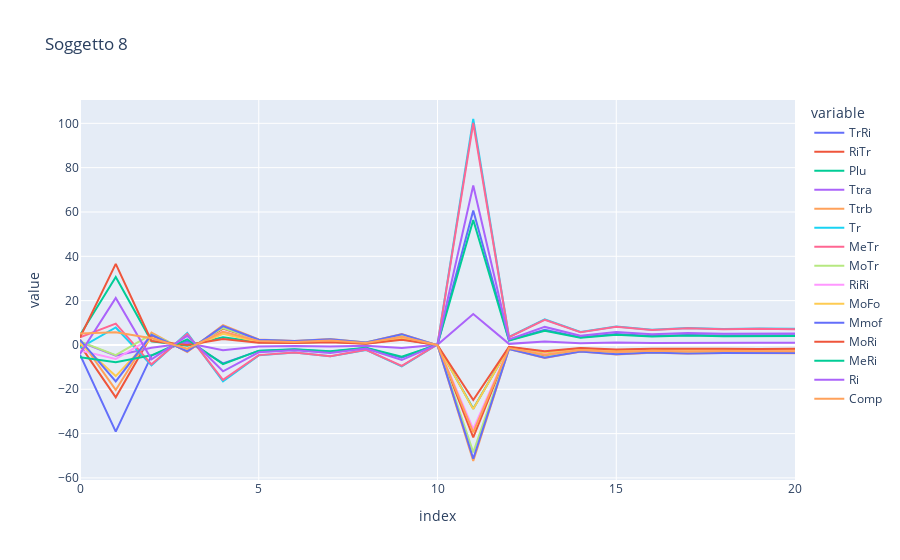
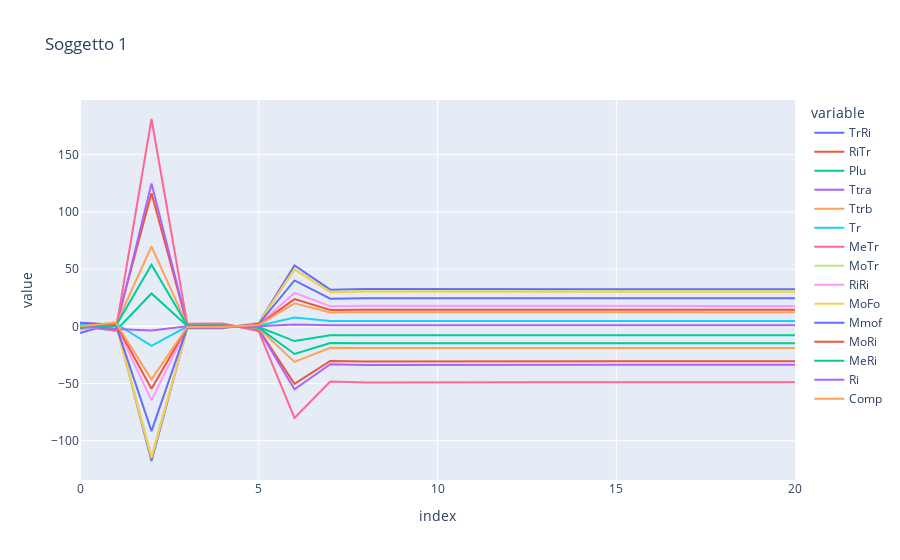
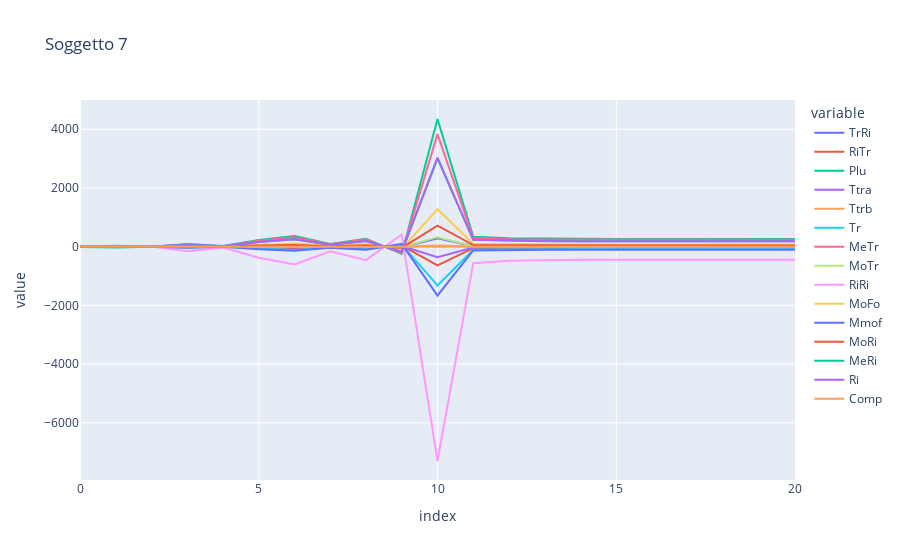
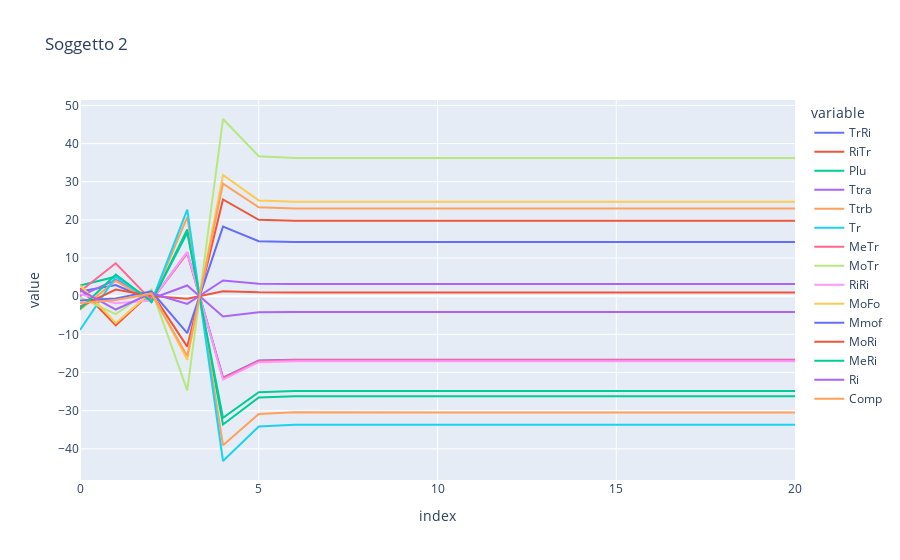

Write notebook code for charts like these, in order.
### Code cell
fig = px.line(df_evolve_8, title='Soggetto 8')
fig.show()
fig = px.line(df_evolve_1, title='Soggetto 1')
fig.show()
fig = px.line(df_evolve_7, title='Soggetto 7')
fig.show()
fig = px.line(df_evolve_2, title='Soggetto 2')
fig.show()
fig = px.line(df_evolve_6, title='Soggetto 6')
fig.show()

### Figure 1 — Plotly figure (JSON) as saved in the notebook; plotly's stock layout.template omitted (floating-point values rounded to 4 significant figures)
{"data": [{"hovertemplate": "variable=TrRi<br>index=%{x}<br>value=%{y}<extra></extra>", "legendgroup": "TrRi", "line": {"color": "#636efa", "dash": "solid"}, "marker": {"symbol": "circle"}, "mode": "lines", "name": "TrRi", "orientation": "v", "showlegend": true, "type": "scatter", "x": [0, 1, 2, 3, 4, 5, 6, 7, 8, 9, 10, 11, 12, 13, 14, 15, 16, 17, 18, 19, 20], "xaxis": "x", "y": [-4.407, -39.1, -4.831, 1.766, -8.32, -2.673, -2.046, -3.064, -1.341, -5.748, 0.1775, 60.7, 2.133, 6.868, 3.477, 4.97, 4.06, 4.536, 4.263, 4.412, 4.328], "yaxis": "y"}, {"hovertemplate": "variable=RiTr<br>index=%{x}<br>value=%{y}<extra></extra>", "legendgroup": "RiTr", "line": {"color": "#EF553B", "dash": "solid"}, "marker": {"symbol": "circle"}, "mode": "lines", "name": "RiTr", "orientation": "v", "showlegend": true, "type": "scatter", "x": [0, 1, 2, 3, 4, 5, 6, 7, 8, 9, 10, 11, 12, 13, 14, 15, 16, 17, 18, 19, 20], "xaxis": "x", "y": [-0.08222, -23.65, 4.352, -2.82, 7.399, 1.98, 1.42, 2.107, 0.9222, 3.953, -0.122, -41.74, -1.466, -4.723, -2.391, -3.418, -2.792, -3.119, -2.931, -3.034, -2.976], "yaxis": "y"}, {"hovertemplate": "variable=Plu<br>index=%{x}<br>value=%{y}<extra></extra>", "legendgroup": "Plu", "line": {"color": "#00cc96", "dash": "solid"}, "marker": {"symbol": "circle"}, "mode": "lines", "name": "Plu", "orientation": "v", "showlegend": true, "type": "scatter", "x": [0, 1, 2, 3, 4, 5, 6, 7, 8, 9, 10, 11, 12, 13, 14, 15, 16, 17, 18, 19, 20], "xaxis": "x", "y": [4.471, 30.67, 1.665, -0.3769, 3.42, 1.223, 0.9657, 1.452, 0.6356, 2.725, -0.08411, -28.77, -1.011, -3.255, -1.648, -2.356, -1.924, -2.15, -2.02, -2.091, -2.051], "yaxis": "y"}, {"hovertemplate": "variable=Ttra<br>index=%{x}<br>value=%{y}<extra></extra>", "legendgroup": "Ttra", "line": {"color": "#ab63fa", "dash": "solid"}, "marker": {"symbol": "circle"}, "mode": "lines", "name": "Ttra", "orientation": "v", "showlegend": true, "type": "scatter", "x": [0, 1, 2, 3, 4, 5, 6, 7, 8, 9, 10, 11, 12, 13, 14, 15, 16, 17, 18, 19, 20], "xaxis": "x", "y": [1.331, -4.866, -1.308, 0.845, -2.378, -0.6532, -0.4732, -0.7031, -0.3077, -1.319, 0.04072, 13.93, 0.4893, 1.576, 0.7978, 1.141, 0.9316, 1.041, 0.9781, 1.012, 0.9931], "yaxis": "y"}, {"hovertemplate": "variable=Ttrb<br>index=%{x}<br>value=%{y}<extra></extra>", "legendgroup": "Ttrb", "line": {"color": "#FFA15A", "dash": "solid"}, "marker": {"symbol": "circle"}, "mode": "lines", "name": "Ttrb", "orientation": "v", "showlegend": true, "type": "scatter", "x": [0, 1, 2, 3, 4, 5, 6, 7, 8, 9, 10, 11, 12, 13, 14, 15, 16, 17, 18, 19, 20], "xaxis": "x", "y": [2.554, -20.29, 5.552, -3.214, 8.988, 2.46, 1.78, 2.644, 1.157, 4.959, -0.1531, -52.36, -1.84, -5.925, -2.999, -4.288, -3.502, -3.913, -3.677, -3.806, -3.734], "yaxis": "y"}, {"hovertemplate": "variable=Tr<br>index=%{x}<br>value=%{y}<extra></extra>", "legendgroup": "Tr", "line": {"color": "#19d3f3", "dash": "solid"}, "marker": {"symbol": "circle"}, "mode": "lines", "name": "Tr", "orientation": "v", "showlegend": true, "type": "scatter", "x": [0, 1, 2, 3, 4, 5, 6, 7, 8, 9, 10, 11, 12, 13, 14, 15, 16, 17, 18, 19, 20], "xaxis": "x", "y": [-1.313, 7.901, -9.169, 5.379, -16.46, -4.701, -3.457, -5.147, -2.253, -9.656, 0.2981, 102.0, 3.582, 11.54, 5.84, 8.349, 6.819, 7.619, 7.16, 7.411, 7.27], "yaxis": "y"}, {"hovertemplate": "variable=MeTr<br>index=%{x}<br>value=%{y}<extra></extra>", "legendgroup": "MeTr", "line": {"color": "#FF6692", "dash": "solid"}, "marker": {"symbol": "circle"}, "mode": "lines", "name": "MeTr", "orientation": "v", "showlegend": true, "type": "scatter", "x": [0, 1, 2, 3, 4, 5, 6, 7, 8, 9, 10, 11, 12, 13, 14, 15, 16, 17, 18, 19, 20], "xaxis": "x", "y": [3.455, 9.621, -8.724, 4.923, -15.77, -4.583, -3.392, -5.055, -2.212, -9.483, 0.2927, 100.1, 3.518, 11.33, 5.736, 8.2, 6.697, 7.483, 7.032, 7.279, 7.14], "yaxis": "y"}, {"hovertemplate": "variable=MoTr<br>index=%{x}<br>value=%{y}<extra></extra>", "legendgroup": "MoTr", "line": {"color": "#B6E880", "dash": "solid"}, "marker": {"symbol": "circle"}, "mode": "lines", "name": "MoTr", "orientation": "v", "showlegend": true, "type": "scatter", "x": [0, 1, 2, 3, 4, 5, 6, 7, 8, 9, 10, 11, 12, 13, 14, 15, 16, 17, 18, 19, 20], "xaxis": "x", "y": [1.595, -4.587, 4.795, -2.366, 7.669, 2.223, 1.643, 2.448, 1.071, 4.592, -0.1418, -48.49, -1.704, -5.487, -2.778, -3.971, -3.243, -3.624, -3.406, -3.525, -3.458], "yaxis": "y"}, {"hovertemplate": "variable=RiRi<br>index=%{x}<br>value=%{y}<extra></extra>", "legendgroup": "RiRi", "line": {"color": "#FF97FF", "dash": "solid"}, "marker": {"symbol": "circle"}, "mode": "lines", "name": "RiRi", "orientation": "v", "showlegend": true, "type": "scatter", "x": [0, 1, 2, 3, 4, 5, 6, 7, 8, 9, 10, 11, 12, 13, 14, 15, 16, 17, 18, 19, 20], "xaxis": "x", "y": [-2.542, -6.363, 3.078, -1.964, 6.044, 1.743, 1.287, 1.917, 0.8391, 3.597, -0.111, -37.98, -1.334, -4.297, -2.175, -3.11, -2.54, -2.838, -2.667, -2.761, -2.708], "yaxis": "y"}, {"hovertemplate": "variable=MoFo<br>index=%{x}<br>value=%{y}<extra></extra>", "legendgroup": "MoFo", "line": {"color": "#FECB52", "dash": "solid"}, "marker": {"symbol": "circle"}, "mode": "lines", "name": "MoFo", "orientation": "v", "showlegend": true, "type": "scatter", "x": [0, 1, 2, 3, 4, 5, 6, 7, 8, 9, 10, 11, 12, 13, 14, 15, 16, 17, 18, 19, 20], "xaxis": "x", "y": [0.6959, -14.04, 3.199, -1.862, 5.063, 1.368, 0.9848, 1.462, 0.6398, 2.742, -0.08466, -28.96, -1.017, -3.276, -1.659, -2.371, -1.937, -2.164, -2.034, -2.105, -2.065], "yaxis": "y"}, {"hovertemplate": "variable=Mmof<br>index=%{x}<br>value=%{y}<extra></extra>", "legendgroup": "Mmof", "line": {"color": "#636efa", "dash": "solid"}, "marker": {"symbol": "circle"}, "mode": "lines", "name": "Mmof", "orientation": "v", "showlegend": true, "type": "scatter", "x": [0, 1, 2, 3, 4, 5, 6, 7, 8, 9, 10, 11, 12, 13, 14, 15, 16, 17, 18, 19, 20], "xaxis": "x", "y": [2.314, -16.48, 4.595, -2.908, 8.476, 2.383, 1.742, 2.592, 1.134, 4.863, -0.1501, -51.35, -1.804, -5.81, -2.941, -4.205, -3.434, -3.837, -3.606, -3.733, -3.661], "yaxis": "y"}, {"hovertemplate": "variable=MoRi<br>index=%{x}<br>value=%{y}<extra></extra>", "legendgroup": "MoRi", "line": {"color": "#EF553B", "dash": "solid"}, "marker": {"symbol": "circle"}, "mode": "lines", "name": "MoRi", "orientation": "v", "showlegend": true, "type": "scatter", "x": [0, 1, 2, 3, 4, 5, 6, 7, 8, 9, 10, 11, 12, 13, 14, 15, 16, 17, 18, 19, 20], "xaxis": "x", "y": [3.378, 36.59, 1.801, 0.03013, 2.646, 1.029, 0.8305, 1.252, 0.5482, 2.35, -0.07254, -24.81, -0.8718, -2.808, -1.421, -2.032, -1.66, -1.854, -1.743, -1.804, -1.769], "yaxis": "y"}, {"hovertemplate": "variable=MeRi<br>index=%{x}<br>value=%{y}<extra></extra>", "legendgroup": "MeRi", "line": {"color": "#00cc96", "dash": "solid"}, "marker": {"symbol": "circle"}, "mode": "lines", "name": "MeRi", "orientation": "v", "showlegend": true, "type": "scatter", "x": [0, 1, 2, 3, 4, 5, 6, 7, 8, 9, 10, 11, 12, 13, 14, 15, 16, 17, 18, 19, 20], "xaxis": "x", "y": [-5.567, -7.748, -4.666, 2.561, -8.647, -2.562, -1.909, -2.848, -1.247, -5.343, 0.1649, 56.42, 1.982, 6.384, 3.232, 4.62, 3.774, 4.216, 3.962, 4.101, 4.023], "yaxis": "y"}, {"hovertemplate": "variable=Ri<br>index=%{x}<br>value=%{y}<extra></extra>", "legendgroup": "Ri", "line": {"color": "#ab63fa", "dash": "solid"}, "marker": {"symbol": "circle"}, "mode": "lines", "name": "Ri", "orientation": "v", "showlegend": true, "type": "scatter", "x": [0, 1, 2, 3, 4, 5, 6, 7, 8, 9, 10, 11, 12, 13, 14, 15, 16, 17, 18, 19, 20], "xaxis": "x", "y": [-4.06, 21.17, -6.475, 4.087, -11.9, -3.341, -2.441, -3.632, -1.589, -6.813, 0.2103, 71.94, 2.527, 8.14, 4.121, 5.891, 4.812, 5.376, 5.052, 5.229, 5.13], "yaxis": "y"}, {"hovertemplate": "variable=Comp<br>index=%{x}<br>value=%{y}<extra></extra>", "legendgroup": "Comp", "line": {"color": "#FFA15A", "dash": "solid"}, "marker": {"symbol": "circle"}, "mode": "lines", "name": "Comp", "orientation": "v", "showlegend": true, "type": "scatter", "x": [0, 1, 2, 3, 4, 5, 6, 7, 8, 9, 10, 11, 12, 13, 14, 15, 16, 17, 18, 19, 20], "xaxis": "x", "y": [5.208, 5.757, 3.039, -1.707, 5.943, 1.783, 1.334, 1.992, 0.8718, 3.737, -0.1154, -39.45, -1.386, -4.464, -2.26, -3.231, -2.639, -2.949, -2.771, -2.868, -2.813], "yaxis": "y"}], "layout": {"legend": {"title": {"text": "variable"}, "tracegroupgap": 0}, "title": {"text": "Soggetto 8"}, "xaxis": {"anchor": "y", "domain": [0, 1], "title": {"text": "index"}}, "yaxis": {"anchor": "x", "domain": [0, 1], "title": {"text": "value"}}}}

### Figure 2 — Plotly figure (JSON) as saved in the notebook; plotly's stock layout.template omitted (floating-point values rounded to 4 significant figures)
{"data": [{"hovertemplate": "variable=TrRi<br>index=%{x}<br>value=%{y}<extra></extra>", "legendgroup": "TrRi", "line": {"color": "#636efa", "dash": "solid"}, "marker": {"symbol": "circle"}, "mode": "lines", "name": "TrRi", "orientation": "v", "showlegend": true, "type": "scatter", "x": [0, 1, 2, 3, 4, 5, 6, 7, 8, 9, 10, 11, 12, 13, 14, 15, 16, 17, 18, 19, 20], "xaxis": "x", "y": [-5.96, 3.351, -117.7, -1.453, -1.658, 2.863, 53.23, 32.06, 32.59, 32.49, 32.48, 32.48, 32.48, 32.48, 32.48, 32.48, 32.48, 32.48, 32.48, 32.48, 32.48], "yaxis": "y"}, {"hovertemplate": "variable=RiTr<br>index=%{x}<br>value=%{y}<extra></extra>", "legendgroup": "RiTr", "line": {"color": "#EF553B", "dash": "solid"}, "marker": {"symbol": "circle"}, "mode": "lines", "name": "RiTr", "orientation": "v", "showlegend": true, "type": "scatter", "x": [0, 1, 2, 3, 4, 5, 6, 7, 8, 9, 10, 11, 12, 13, 14, 15, 16, 17, 18, 19, 20], "xaxis": "x", "y": [-2.167, -0.04201, 116.4, 1.373, 1.564, -2.7, -50.22, -30.24, -30.74, -30.65, -30.64, -30.64, -30.64, -30.64, -30.64, -30.64, -30.64, -30.64, -30.64, -30.64, -30.64], "yaxis": "y"}, {"hovertemplate": "variable=Plu<br>index=%{x}<br>value=%{y}<extra></extra>", "legendgroup": "Plu", "line": {"color": "#00cc96", "dash": "solid"}, "marker": {"symbol": "circle"}, "mode": "lines", "name": "Plu", "orientation": "v", "showlegend": true, "type": "scatter", "x": [0, 1, 2, 3, 4, 5, 6, 7, 8, 9, 10, 11, 12, 13, 14, 15, 16, 17, 18, 19, 20], "xaxis": "x", "y": [0.0616, -3.748, 28.72, 0.3517, 0.4023, -0.6938, -12.9, -7.77, -7.899, -7.875, -7.873, -7.872, -7.872, -7.872, -7.872, -7.872, -7.872, -7.872, -7.872, -7.872, -7.872], "yaxis": "y"}, {"hovertemplate": "variable=Ttra<br>index=%{x}<br>value=%{y}<extra></extra>", "legendgroup": "Ttra", "line": {"color": "#ab63fa", "dash": "solid"}, "marker": {"symbol": "circle"}, "mode": "lines", "name": "Ttra", "orientation": "v", "showlegend": true, "type": "scatter", "x": [0, 1, 2, 3, 4, 5, 6, 7, 8, 9, 10, 11, 12, 13, 14, 15, 16, 17, 18, 19, 20], "xaxis": "x", "y": [2.579, -2.982, 124.8, 1.504, 1.715, -2.961, -55.06, -33.16, -33.71, -33.6, -33.6, -33.59, -33.59, -33.59, -33.59, -33.59, -33.59, -33.59, -33.59, -33.59, -33.59], "yaxis": "y"}, {"hovertemplate": "variable=Ttrb<br>index=%{x}<br>value=%{y}<extra></extra>", "legendgroup": "Ttrb", "line": {"color": "#FFA15A", "dash": "solid"}, "marker": {"symbol": "circle"}, "mode": "lines", "name": "Ttrb", "orientation": "v", "showlegend": true, "type": "scatter", "x": [0, 1, 2, 3, 4, 5, 6, 7, 8, 9, 10, 11, 12, 13, 14, 15, 16, 17, 18, 19, 20], "xaxis": "x", "y": [3.227, 0.9493, 69.78, 0.8507, 0.9695, -1.674, -31.13, -18.75, -19.06, -19.0, -19.0, -18.99, -18.99, -18.99, -18.99, -18.99, -18.99, -18.99, -18.99, -18.99, -18.99], "yaxis": "y"}, {"hovertemplate": "variable=Tr<br>index=%{x}<br>value=%{y}<extra></extra>", "legendgroup": "Tr", "line": {"color": "#19d3f3", "dash": "solid"}, "marker": {"symbol": "circle"}, "mode": "lines", "name": "Tr", "orientation": "v", "showlegend": true, "type": "scatter", "x": [0, 1, 2, 3, 4, 5, 6, 7, 8, 9, 10, 11, 12, 13, 14, 15, 16, 17, 18, 19, 20], "xaxis": "x", "y": [1.461, 2.503, -17.07, -0.2114, -0.2407, 0.4158, 7.732, 4.656, 4.734, 4.719, 4.718, 4.717, 4.717, 4.717, 4.717, 4.717, 4.717, 4.717, 4.717, 4.717, 4.717], "yaxis": "y"}, {"hovertemplate": "variable=MeTr<br>index=%{x}<br>value=%{y}<extra></extra>", "legendgroup": "MeTr", "line": {"color": "#FF6692", "dash": "solid"}, "marker": {"symbol": "circle"}, "mode": "lines", "name": "MeTr", "orientation": "v", "showlegend": true, "type": "scatter", "x": [0, 1, 2, 3, 4, 5, 6, 7, 8, 9, 10, 11, 12, 13, 14, 15, 16, 17, 18, 19, 20], "xaxis": "x", "y": [0.4622, -3.816, 181.2, 2.188, 2.495, -4.307, -80.1, -48.23, -49.04, -48.88, -48.87, -48.87, -48.87, -48.87, -48.87, -48.87, -48.87, -48.87, -48.87, -48.87, -48.87], "yaxis": "y"}, {"hovertemplate": "variable=MoTr<br>index=%{x}<br>value=%{y}<extra></extra>", "legendgroup": "MoTr", "line": {"color": "#B6E880", "dash": "solid"}, "marker": {"symbol": "circle"}, "mode": "lines", "name": "MoTr", "orientation": "v", "showlegend": true, "type": "scatter", "x": [0, 1, 2, 3, 4, 5, 6, 7, 8, 9, 10, 11, 12, 13, 14, 15, 16, 17, 18, 19, 20], "xaxis": "x", "y": [-1.05, 3.919, -113.5, -1.368, -1.56, 2.693, 50.09, 30.16, 30.66, 30.57, 30.56, 30.56, 30.56, 30.56, 30.56, 30.56, 30.56, 30.56, 30.56, 30.56, 30.56], "yaxis": "y"}, {"hovertemplate": "variable=RiRi<br>index=%{x}<br>value=%{y}<extra></extra>", "legendgroup": "RiRi", "line": {"color": "#FF97FF", "dash": "solid"}, "marker": {"symbol": "circle"}, "mode": "lines", "name": "RiRi", "orientation": "v", "showlegend": true, "type": "scatter", "x": [0, 1, 2, 3, 4, 5, 6, 7, 8, 9, 10, 11, 12, 13, 14, 15, 16, 17, 18, 19, 20], "xaxis": "x", "y": [-3.043, 1.706, -64.72, -0.7977, -0.9103, 1.571, 29.22, 17.6, 17.89, 17.83, 17.83, 17.83, 17.83, 17.83, 17.83, 17.83, 17.83, 17.83, 17.83, 17.83, 17.83], "yaxis": "y"}, {"hovertemplate": "variable=MoFo<br>index=%{x}<br>value=%{y}<extra></extra>", "legendgroup": "MoFo", "line": {"color": "#FECB52", "dash": "solid"}, "marker": {"symbol": "circle"}, "mode": "lines", "name": "MoFo", "orientation": "v", "showlegend": true, "type": "scatter", "x": [0, 1, 2, 3, 4, 5, 6, 7, 8, 9, 10, 11, 12, 13, 14, 15, 16, 17, 18, 19, 20], "xaxis": "x", "y": [3.047, 1.204, -115.0, -1.355, -1.543, 2.665, 49.56, 29.85, 30.34, 30.25, 30.24, 30.24, 30.24, 30.24, 30.24, 30.24, 30.24, 30.24, 30.24, 30.24, 30.24], "yaxis": "y"}, {"hovertemplate": "variable=Mmof<br>index=%{x}<br>value=%{y}<extra></extra>", "legendgroup": "Mmof", "line": {"color": "#636efa", "dash": "solid"}, "marker": {"symbol": "circle"}, "mode": "lines", "name": "Mmof", "orientation": "v", "showlegend": true, "type": "scatter", "x": [0, 1, 2, 3, 4, 5, 6, 7, 8, 9, 10, 11, 12, 13, 14, 15, 16, 17, 18, 19, 20], "xaxis": "x", "y": [3.044, 1.325, -91.56, -1.096, -1.248, 2.156, 40.09, 24.15, 24.55, 24.47, 24.46, 24.46, 24.46, 24.46, 24.46, 24.46, 24.46, 24.46, 24.46, 24.46, 24.46], "yaxis": "y"}, {"hovertemplate": "variable=MoRi<br>index=%{x}<br>value=%{y}<extra></extra>", "legendgroup": "MoRi", "line": {"color": "#EF553B", "dash": "solid"}, "marker": {"symbol": "circle"}, "mode": "lines", "name": "MoRi", "orientation": "v", "showlegend": true, "type": "scatter", "x": [0, 1, 2, 3, 4, 5, 6, 7, 8, 9, 10, 11, 12, 13, 14, 15, 16, 17, 18, 19, 20], "xaxis": "x", "y": [-1.204, 2.239, -54.58, -0.6491, -0.7406, 1.278, 23.77, 14.32, 14.55, 14.51, 14.51, 14.5, 14.5, 14.5, 14.5, 14.5, 14.5, 14.5, 14.5, 14.5, 14.5], "yaxis": "y"}, {"hovertemplate": "variable=MeRi<br>index=%{x}<br>value=%{y}<extra></extra>", "legendgroup": "MeRi", "line": {"color": "#00cc96", "dash": "solid"}, "marker": {"symbol": "circle"}, "mode": "lines", "name": "MeRi", "orientation": "v", "showlegend": true, "type": "scatter", "x": [0, 1, 2, 3, 4, 5, 6, 7, 8, 9, 10, 11, 12, 13, 14, 15, 16, 17, 18, 19, 20], "xaxis": "x", "y": [-1.143, 0.2565, 53.75, 0.6607, 0.7526, -1.3, -24.17, -14.56, -14.8, -14.75, -14.75, -14.75, -14.75, -14.75, -14.75, -14.75, -14.75, -14.75, -14.75, -14.75, -14.75], "yaxis": "y"}, {"hovertemplate": "variable=Ri<br>index=%{x}<br>value=%{y}<extra></extra>", "legendgroup": "Ri", "line": {"color": "#ab63fa", "dash": "solid"}, "marker": {"symbol": "circle"}, "mode": "lines", "name": "Ri", "orientation": "v", "showlegend": true, "type": "scatter", "x": [0, 1, 2, 3, 4, 5, 6, 7, 8, 9, 10, 11, 12, 13, 14, 15, 16, 17, 18, 19, 20], "xaxis": "x", "y": [-0.07535, -2.397, -3.56, -0.04601, -0.05032, 0.08813, 1.639, 0.987, 1.003, 1.0, 1.0, 1.0, 1.0, 1.0, 1.0, 1.0, 1.0, 1.0, 1.0, 1.0, 1.0], "yaxis": "y"}, {"hovertemplate": "variable=Comp<br>index=%{x}<br>value=%{y}<extra></extra>", "legendgroup": "Comp", "line": {"color": "#FFA15A", "dash": "solid"}, "marker": {"symbol": "circle"}, "mode": "lines", "name": "Comp", "orientation": "v", "showlegend": true, "type": "scatter", "x": [0, 1, 2, 3, 4, 5, 6, 7, 8, 9, 10, 11, 12, 13, 14, 15, 16, 17, 18, 19, 20], "xaxis": "x", "y": [0.12, 3.134, -46.33, -0.5478, -0.6255, 1.079, 20.07, 12.09, 12.29, 12.25, 12.25, 12.25, 12.25, 12.25, 12.25, 12.25, 12.25, 12.25, 12.25, 12.25, 12.25], "yaxis": "y"}], "layout": {"legend": {"title": {"text": "variable"}, "tracegroupgap": 0}, "title": {"text": "Soggetto 1"}, "xaxis": {"anchor": "y", "domain": [0, 1], "title": {"text": "index"}}, "yaxis": {"anchor": "x", "domain": [0, 1], "title": {"text": "value"}}}}

### Figure 3 — Plotly figure (JSON) as saved in the notebook; plotly's stock layout.template omitted (floating-point values rounded to 4 significant figures)
{"data": [{"hovertemplate": "variable=TrRi<br>index=%{x}<br>value=%{y}<extra></extra>", "legendgroup": "TrRi", "line": {"color": "#636efa", "dash": "solid"}, "marker": {"symbol": "circle"}, "mode": "lines", "name": "TrRi", "orientation": "v", "showlegend": true, "type": "scatter", "x": [0, 1, 2, 3, 4, 5, 6, 7, 8, 9, 10, 11, 12, 13, 14, 15, 16, 17, 18, 19, 20], "xaxis": "x", "y": [-3.443, -11.61, 1.303, 4.401, 1.456, 14.79, 23.9, 6.191, 18.06, -16.57, 289.2, 22.39, 19.11, 18.12, 17.76, 17.61, 17.55, 17.53, 17.51, 17.51, 17.51], "yaxis": "y"}, {"hovertemplate": "variable=RiTr<br>index=%{x}<br>value=%{y}<extra></extra>", "legendgroup": "RiTr", "line": {"color": "#EF553B", "dash": "solid"}, "marker": {"symbol": "circle"}, "mode": "lines", "name": "RiTr", "orientation": "v", "showlegend": true, "type": "scatter", "x": [0, 1, 2, 3, 4, 5, 6, 7, 8, 9, 10, 11, 12, 13, 14, 15, 16, 17, 18, 19, 20], "xaxis": "x", "y": [4.983, -3.908, 1.141, -12.13, -3.334, -32.58, -52.85, -13.66, -39.9, 36.66, -639.7, -49.53, -42.28, -40.09, -39.28, -38.96, -38.82, -38.77, -38.74, -38.73, -38.73], "yaxis": "y"}, {"hovertemplate": "variable=Plu<br>index=%{x}<br>value=%{y}<extra></extra>", "legendgroup": "Plu", "line": {"color": "#00cc96", "dash": "solid"}, "marker": {"symbol": "circle"}, "mode": "lines", "name": "Plu", "orientation": "v", "showlegend": true, "type": "scatter", "x": [0, 1, 2, 3, 4, 5, 6, 7, 8, 9, 10, 11, 12, 13, 14, 15, 16, 17, 18, 19, 20], "xaxis": "x", "y": [-9.777, -30.63, -3.521, 88.33, 20.37, 224.8, 360.0, 93.64, 272.7, -248.8, 4349.0, 336.7, 287.4, 272.6, 267.1, 264.8, 263.9, 263.6, 263.4, 263.3, 263.3], "yaxis": "y"}, {"hovertemplate": "variable=Ttra<br>index=%{x}<br>value=%{y}<extra></extra>", "legendgroup": "Ttra", "line": {"color": "#ab63fa", "dash": "solid"}, "marker": {"symbol": "circle"}, "mode": "lines", "name": "Ttra", "orientation": "v", "showlegend": true, "type": "scatter", "x": [0, 1, 2, 3, 4, 5, 6, 7, 8, 9, 10, 11, 12, 13, 14, 15, 16, 17, 18, 19, 20], "xaxis": "x", "y": [1.761, 6.261, 2.383, -3.147, -2.722, -16.92, -29.23, -7.338, -21.74, 20.63, -357.0, -27.64, -23.59, -22.37, -21.92, -21.74, -21.66, -21.63, -21.62, -21.61, -21.61], "yaxis": "y"}, {"hovertemplate": "variable=Ttrb<br>index=%{x}<br>value=%{y}<extra></extra>", "legendgroup": "Ttrb", "line": {"color": "#FFA15A", "dash": "solid"}, "marker": {"symbol": "circle"}, "mode": "lines", "name": "Ttrb", "orientation": "v", "showlegend": true, "type": "scatter", "x": [0, 1, 2, 3, 4, 5, 6, 7, 8, 9, 10, 11, 12, 13, 14, 15, 16, 17, 18, 19, 20], "xaxis": "x", "y": [-10.27, -1.531, 1.94, -5.411, 1.286, 0.4117, 2.919, 0.4784, 1.784, -2.474, 39.3, 3.042, 2.597, 2.463, 2.413, 2.393, 2.385, 2.381, 2.38, 2.379, 2.379], "yaxis": "y"}, {"hovertemplate": "variable=Tr<br>index=%{x}<br>value=%{y}<extra></extra>", "legendgroup": "Tr", "line": {"color": "#19d3f3", "dash": "solid"}, "marker": {"symbol": "circle"}, "mode": "lines", "name": "Tr", "orientation": "v", "showlegend": true, "type": "scatter", "x": [0, 1, 2, 3, 4, 5, 6, 7, 8, 9, 10, 11, 12, 13, 14, 15, 16, 17, 18, 19, 20], "xaxis": "x", "y": [1.55, 28.87, 0.1866, -26.04, -6.134, -68.5, -109.6, -28.51, -83.0, 75.69, -1323.0, -102.5, -87.46, -82.94, -81.26, -80.59, -80.31, -80.2, -80.15, -80.13, -80.12], "yaxis": "y"}, {"hovertemplate": "variable=MeTr<br>index=%{x}<br>value=%{y}<extra></extra>", "legendgroup": "MeTr", "line": {"color": "#FF6692", "dash": "solid"}, "marker": {"symbol": "circle"}, "mode": "lines", "name": "MeTr", "orientation": "v", "showlegend": true, "type": "scatter", "x": [0, 1, 2, 3, 4, 5, 6, 7, 8, 9, 10, 11, 12, 13, 14, 15, 16, 17, 18, 19, 20], "xaxis": "x", "y": [2.38, 9.017, 1.31, 76.57, 17.8, 198.4, 317.3, 82.58, 240.4, -219.3, 3833.0, 296.8, 253.3, 240.2, 235.4, 233.4, 232.6, 232.3, 232.2, 232.1, 232.1], "yaxis": "y"}, {"hovertemplate": "variable=MoTr<br>index=%{x}<br>value=%{y}<extra></extra>", "legendgroup": "MoTr", "line": {"color": "#B6E880", "dash": "solid"}, "marker": {"symbol": "circle"}, "mode": "lines", "name": "MoTr", "orientation": "v", "showlegend": true, "type": "scatter", "x": [0, 1, 2, 3, 4, 5, 6, 7, 8, 9, 10, 11, 12, 13, 14, 15, 16, 17, 18, 19, 20], "xaxis": "x", "y": [1.456, -3.819, 3.212, 4.122, 1.543, 16.7, 26.82, 6.966, 20.3, -18.55, 324.1, 25.1, 21.42, 20.31, 19.9, 19.74, 19.67, 19.64, 19.63, 19.63, 19.62], "yaxis": "y"}, {"hovertemplate": "variable=RiRi<br>index=%{x}<br>value=%{y}<extra></extra>", "legendgroup": "RiRi", "line": {"color": "#FF97FF", "dash": "solid"}, "marker": {"symbol": "circle"}, "mode": "lines", "name": "RiRi", "orientation": "v", "showlegend": true, "type": "scatter", "x": [0, 1, 2, 3, 4, 5, 6, 7, 8, 9, 10, 11, 12, 13, 14, 15, 16, 17, 18, 19, 20], "xaxis": "x", "y": [1.323, 20.99, 1.668, -153.3, -32.71, -379.6, -604.7, -157.7, -458.6, 417.3, -7301.0, -565.2, -482.5, -457.6, -448.3, -444.6, -443.1, -442.4, -442.2, -442.0, -442.0], "yaxis": "y"}, {"hovertemplate": "variable=MoFo<br>index=%{x}<br>value=%{y}<extra></extra>", "legendgroup": "MoFo", "line": {"color": "#FECB52", "dash": "solid"}, "marker": {"symbol": "circle"}, "mode": "lines", "name": "MoFo", "orientation": "v", "showlegend": true, "type": "scatter", "x": [0, 1, 2, 3, 4, 5, 6, 7, 8, 9, 10, 11, 12, 13, 14, 15, 16, 17, 18, 19, 20], "xaxis": "x", "y": [9.582, -2.478, -2.689, 32.55, 4.789, 67.55, 105.7, 27.81, 80.55, -72.6, 1273.0, 98.59, 84.15, 79.81, 78.19, 77.54, 77.28, 77.16, 77.12, 77.1, 77.09], "yaxis": "y"}, {"hovertemplate": "variable=Mmof<br>index=%{x}<br>value=%{y}<extra></extra>", "legendgroup": "Mmof", "line": {"color": "#636efa", "dash": "solid"}, "marker": {"symbol": "circle"}, "mode": "lines", "name": "Mmof", "orientation": "v", "showlegend": true, "type": "scatter", "x": [0, 1, 2, 3, 4, 5, 6, 7, 8, 9, 10, 11, 12, 13, 14, 15, 16, 17, 18, 19, 20], "xaxis": "x", "y": [2.967, 9.865, -2.074, -38.8, -6.395, -87.95, -138.0, -36.25, -105.1, 94.8, -1662.0, -128.7, -109.8, -104.2, -102.1, -101.2, -100.9, -100.7, -100.7, -100.6, -100.6], "yaxis": "y"}, {"hovertemplate": "variable=MoRi<br>index=%{x}<br>value=%{y}<extra></extra>", "legendgroup": "MoRi", "line": {"color": "#EF553B", "dash": "solid"}, "marker": {"symbol": "circle"}, "mode": "lines", "name": "MoRi", "orientation": "v", "showlegend": true, "type": "scatter", "x": [0, 1, 2, 3, 4, 5, 6, 7, 8, 9, 10, 11, 12, 13, 14, 15, 16, 17, 18, 19, 20], "xaxis": "x", "y": [0.4397, 25.68, -0.3178, 14.14, 3.598, 36.57, 59.06, 15.3, 44.64, -40.92, 714.5, 55.31, 47.21, 44.78, 43.87, 43.51, 43.36, 43.29, 43.27, 43.26, 43.25], "yaxis": "y"}, {"hovertemplate": "variable=MeRi<br>index=%{x}<br>value=%{y}<extra></extra>", "legendgroup": "MeRi", "line": {"color": "#00cc96", "dash": "solid"}, "marker": {"symbol": "circle"}, "mode": "lines", "name": "MeRi", "orientation": "v", "showlegend": true, "type": "scatter", "x": [0, 1, 2, 3, 4, 5, 6, 7, 8, 9, 10, 11, 12, 13, 14, 15, 16, 17, 18, 19, 20], "xaxis": "x", "y": [-3.646, -7.605, -2.688, 64.33, 13.44, 156.3, 248.9, 64.91, 188.8, -171.8, 3005.0, 232.6, 198.6, 188.3, 184.5, 183.0, 182.4, 182.1, 182.0, 181.9, 181.9], "yaxis": "y"}, {"hovertemplate": "variable=Ri<br>index=%{x}<br>value=%{y}<extra></extra>", "legendgroup": "Ri", "line": {"color": "#ab63fa", "dash": "solid"}, "marker": {"symbol": "circle"}, "mode": "lines", "name": "Ri", "orientation": "v", "showlegend": true, "type": "scatter", "x": [0, 1, 2, 3, 4, 5, 6, 7, 8, 9, 10, 11, 12, 13, 14, 15, 16, 17, 18, 19, 20], "xaxis": "x", "y": [-3.388, -7.512, -2.065, 63.65, 13.84, 157.4, 251.2, 65.43, 190.4, -173.5, 3034.0, 234.9, 200.5, 190.1, 186.3, 184.7, 184.1, 183.8, 183.7, 183.7, 183.7], "yaxis": "y"}, {"hovertemplate": "variable=Comp<br>index=%{x}<br>value=%{y}<extra></extra>", "legendgroup": "Comp", "line": {"color": "#FFA15A", "dash": "solid"}, "marker": {"symbol": "circle"}, "mode": "lines", "name": "Comp", "orientation": "v", "showlegend": true, "type": "scatter", "x": [0, 1, 2, 3, 4, 5, 6, 7, 8, 9, 10, 11, 12, 13, 14, 15, 16, 17, 18, 19, 20], "xaxis": "x", "y": [7.295, 1.317, 1.07, 2.543, -0.4684, 1.649, 1.531, 0.5362, 1.369, -0.8339, 16.52, 1.279, 1.092, 1.035, 1.014, 1.006, 1.002, 1.001, 1.0, 1.0, 1.0], "yaxis": "y"}], "layout": {"legend": {"title": {"text": "variable"}, "tracegroupgap": 0}, "title": {"text": "Soggetto 7"}, "xaxis": {"anchor": "y", "domain": [0, 1], "title": {"text": "index"}}, "yaxis": {"anchor": "x", "domain": [0, 1], "title": {"text": "value"}}}}

### Figure 4 — Plotly figure (JSON) as saved in the notebook; plotly's stock layout.template omitted (floating-point values rounded to 4 significant figures)
{"data": [{"hovertemplate": "variable=TrRi<br>index=%{x}<br>value=%{y}<extra></extra>", "legendgroup": "TrRi", "line": {"color": "#636efa", "dash": "solid"}, "marker": {"symbol": "circle"}, "mode": "lines", "name": "TrRi", "orientation": "v", "showlegend": true, "type": "scatter", "x": [0, 1, 2, 3, 4, 5, 6, 7, 8, 9, 10, 11, 12, 13, 14, 15, 16, 17, 18, 19, 20], "xaxis": "x", "y": [1.223, 2.914, -1.107, 11.48, -21.33, -16.85, -16.63, -16.65, -16.64, -16.64, -16.64, -16.64, -16.64, -16.64, -16.64, -16.64, -16.64, -16.64, -16.64, -16.64, -16.64], "yaxis": "y"}, {"hovertemplate": "variable=RiTr<br>index=%{x}<br>value=%{y}<extra></extra>", "legendgroup": "RiTr", "line": {"color": "#EF553B", "dash": "solid"}, "marker": {"symbol": "circle"}, "mode": "lines", "name": "RiTr", "orientation": "v", "showlegend": true, "type": "scatter", "x": [0, 1, 2, 3, 4, 5, 6, 7, 8, 9, 10, 11, 12, 13, 14, 15, 16, 17, 18, 19, 20], "xaxis": "x", "y": [2.085, -7.609, 1.008, -13.22, 25.35, 20.03, 19.76, 19.79, 19.78, 19.78, 19.78, 19.78, 19.78, 19.78, 19.78, 19.78, 19.78, 19.78, 19.78, 19.78, 19.78], "yaxis": "y"}, {"hovertemplate": "variable=Plu<br>index=%{x}<br>value=%{y}<extra></extra>", "legendgroup": "Plu", "line": {"color": "#00cc96", "dash": "solid"}, "marker": {"symbol": "circle"}, "mode": "lines", "name": "Plu", "orientation": "v", "showlegend": true, "type": "scatter", "x": [0, 1, 2, 3, 4, 5, 6, 7, 8, 9, 10, 11, 12, 13, 14, 15, 16, 17, 18, 19, 20], "xaxis": "x", "y": [2.771, 5.114, -1.554, 17.48, -33.62, -26.57, -26.21, -26.25, -26.23, -26.23, -26.23, -26.23, -26.23, -26.23, -26.23, -26.23, -26.23, -26.23, -26.23, -26.23, -26.23], "yaxis": "y"}, {"hovertemplate": "variable=Ttra<br>index=%{x}<br>value=%{y}<extra></extra>", "legendgroup": "Ttra", "line": {"color": "#ab63fa", "dash": "solid"}, "marker": {"symbol": "circle"}, "mode": "lines", "name": "Ttra", "orientation": "v", "showlegend": true, "type": "scatter", "x": [0, 1, 2, 3, 4, 5, 6, 7, 8, 9, 10, 11, 12, 13, 14, 15, 16, 17, 18, 19, 20], "xaxis": "x", "y": [0.01738, 4.312, -0.6628, 2.813, -5.306, -4.192, -4.135, -4.142, -4.139, -4.139, -4.139, -4.139, -4.139, -4.139, -4.139, -4.139, -4.139, -4.139, -4.139, -4.139, -4.139], "yaxis": "y"}, {"hovertemplate": "variable=Ttrb<br>index=%{x}<br>value=%{y}<extra></extra>", "legendgroup": "Ttrb", "line": {"color": "#FFA15A", "dash": "solid"}, "marker": {"symbol": "circle"}, "mode": "lines", "name": "Ttrb", "orientation": "v", "showlegend": true, "type": "scatter", "x": [0, 1, 2, 3, 4, 5, 6, 7, 8, 9, 10, 11, 12, 13, 14, 15, 16, 17, 18, 19, 20], "xaxis": "x", "y": [-3.567, 4.037, -1.435, 20.71, -39.04, -30.85, -30.43, -30.48, -30.46, -30.46, -30.46, -30.46, -30.46, -30.46, -30.46, -30.46, -30.46, -30.46, -30.46, -30.46, -30.46], "yaxis": "y"}, {"hovertemplate": "variable=Tr<br>index=%{x}<br>value=%{y}<extra></extra>", "legendgroup": "Tr", "line": {"color": "#19d3f3", "dash": "solid"}, "marker": {"symbol": "circle"}, "mode": "lines", "name": "Tr", "orientation": "v", "showlegend": true, "type": "scatter", "x": [0, 1, 2, 3, 4, 5, 6, 7, 8, 9, 10, 11, 12, 13, 14, 15, 16, 17, 18, 19, 20], "xaxis": "x", "y": [-8.842, 5.123, -1.511, 22.72, -43.19, -34.13, -33.67, -33.72, -33.7, -33.7, -33.7, -33.7, -33.7, -33.7, -33.7, -33.7, -33.7, -33.7, -33.7, -33.7, -33.7], "yaxis": "y"}, {"hovertemplate": "variable=MeTr<br>index=%{x}<br>value=%{y}<extra></extra>", "legendgroup": "MeTr", "line": {"color": "#FF6692", "dash": "solid"}, "marker": {"symbol": "circle"}, "mode": "lines", "name": "MeTr", "orientation": "v", "showlegend": true, "type": "scatter", "x": [0, 1, 2, 3, 4, 5, 6, 7, 8, 9, 10, 11, 12, 13, 14, 15, 16, 17, 18, 19, 20], "xaxis": "x", "y": [1.217, 8.641, -1.112, 11.19, -21.47, -16.97, -16.74, -16.76, -16.75, -16.75, -16.75, -16.75, -16.75, -16.75, -16.75, -16.75, -16.75, -16.75, -16.75, -16.75, -16.75], "yaxis": "y"}, {"hovertemplate": "variable=MoTr<br>index=%{x}<br>value=%{y}<extra></extra>", "legendgroup": "MoTr", "line": {"color": "#B6E880", "dash": "solid"}, "marker": {"symbol": "circle"}, "mode": "lines", "name": "MoTr", "orientation": "v", "showlegend": true, "type": "scatter", "x": [0, 1, 2, 3, 4, 5, 6, 7, 8, 9, 10, 11, 12, 13, 14, 15, 16, 17, 18, 19, 20], "xaxis": "x", "y": [-0.2846, -4.689, 1.724, -24.7, 46.45, 36.7, 36.21, 36.26, 36.24, 36.24, 36.24, 36.24, 36.24, 36.24, 36.24, 36.24, 36.24, 36.24, 36.24, 36.24, 36.24], "yaxis": "y"}, {"hovertemplate": "variable=RiRi<br>index=%{x}<br>value=%{y}<extra></extra>", "legendgroup": "RiRi", "line": {"color": "#FF97FF", "dash": "solid"}, "marker": {"symbol": "circle"}, "mode": "lines", "name": "RiRi", "orientation": "v", "showlegend": true, "type": "scatter", "x": [0, 1, 2, 3, 4, 5, 6, 7, 8, 9, 10, 11, 12, 13, 14, 15, 16, 17, 18, 19, 20], "xaxis": "x", "y": [0.5514, -1.843, -1.141, 11.59, -21.88, -17.29, -17.05, -17.08, -17.07, -17.07, -17.07, -17.07, -17.07, -17.07, -17.07, -17.07, -17.07, -17.07, -17.07, -17.07, -17.07], "yaxis": "y"}, {"hovertemplate": "variable=MoFo<br>index=%{x}<br>value=%{y}<extra></extra>", "legendgroup": "MoFo", "line": {"color": "#FECB52", "dash": "solid"}, "marker": {"symbol": "circle"}, "mode": "lines", "name": "MoFo", "orientation": "v", "showlegend": true, "type": "scatter", "x": [0, 1, 2, 3, 4, 5, 6, 7, 8, 9, 10, 11, 12, 13, 14, 15, 16, 17, 18, 19, 20], "xaxis": "x", "y": [2.948, -7.028, 1.129, -16.65, 31.77, 25.1, 24.76, 24.8, 24.78, 24.79, 24.79, 24.79, 24.79, 24.79, 24.79, 24.79, 24.79, 24.79, 24.79, 24.79, 24.79], "yaxis": "y"}, {"hovertemplate": "variable=Mmof<br>index=%{x}<br>value=%{y}<extra></extra>", "legendgroup": "Mmof", "line": {"color": "#636efa", "dash": "solid"}, "marker": {"symbol": "circle"}, "mode": "lines", "name": "Mmof", "orientation": "v", "showlegend": true, "type": "scatter", "x": [0, 1, 2, 3, 4, 5, 6, 7, 8, 9, 10, 11, 12, 13, 14, 15, 16, 17, 18, 19, 20], "xaxis": "x", "y": [-1.093, -0.6092, 1.274, -9.665, 18.23, 14.41, 14.21, 14.23, 14.22, 14.23, 14.22, 14.22, 14.22, 14.22, 14.22, 14.22, 14.22, 14.22, 14.22, 14.22, 14.22], "yaxis": "y"}, {"hovertemplate": "variable=MoRi<br>index=%{x}<br>value=%{y}<extra></extra>", "legendgroup": "MoRi", "line": {"color": "#EF553B", "dash": "solid"}, "marker": {"symbol": "circle"}, "mode": "lines", "name": "MoRi", "orientation": "v", "showlegend": true, "type": "scatter", "x": [0, 1, 2, 3, 4, 5, 6, 7, 8, 9, 10, 11, 12, 13, 14, 15, 16, 17, 18, 19, 20], "xaxis": "x", "y": [-2.728, 1.751, 0.03659, -0.6562, 1.282, 1.013, 0.9991, 1.001, 0.9999, 1.0, 1.0, 1.0, 1.0, 1.0, 1.0, 1.0, 1.0, 1.0, 1.0, 1.0, 1.0], "yaxis": "y"}, {"hovertemplate": "variable=MeRi<br>index=%{x}<br>value=%{y}<extra></extra>", "legendgroup": "MeRi", "line": {"color": "#00cc96", "dash": "solid"}, "marker": {"symbol": "circle"}, "mode": "lines", "name": "MeRi", "orientation": "v", "showlegend": true, "type": "scatter", "x": [0, 1, 2, 3, 4, 5, 6, 7, 8, 9, 10, 11, 12, 13, 14, 15, 16, 17, 18, 19, 20], "xaxis": "x", "y": [-3.335, 5.674, -1.377, 16.65, -31.88, -25.19, -24.85, -24.89, -24.87, -24.87, -24.87, -24.87, -24.87, -24.87, -24.87, -24.87, -24.87, -24.87, -24.87, -24.87, -24.87], "yaxis": "y"}, {"hovertemplate": "variable=Ri<br>index=%{x}<br>value=%{y}<extra></extra>", "legendgroup": "Ri", "line": {"color": "#ab63fa", "dash": "solid"}, "marker": {"symbol": "circle"}, "mode": "lines", "name": "Ri", "orientation": "v", "showlegend": true, "type": "scatter", "x": [0, 1, 2, 3, 4, 5, 6, 7, 8, 9, 10, 11, 12, 13, 14, 15, 16, 17, 18, 19, 20], "xaxis": "x", "y": [1.68, -3.492, 0.7963, -2.023, 4.134, 3.266, 3.222, 3.226, 3.224, 3.225, 3.224, 3.224, 3.224, 3.224, 3.224, 3.224, 3.224, 3.224, 3.224, 3.224, 3.224], "yaxis": "y"}, {"hovertemplate": "variable=Comp<br>index=%{x}<br>value=%{y}<extra></extra>", "legendgroup": "Comp", "line": {"color": "#FFA15A", "dash": "solid"}, "marker": {"symbol": "circle"}, "mode": "lines", "name": "Comp", "orientation": "v", "showlegend": true, "type": "scatter", "x": [0, 1, 2, 3, 4, 5, 6, 7, 8, 9, 10, 11, 12, 13, 14, 15, 16, 17, 18, 19, 20], "xaxis": "x", "y": [-1.77, -0.9802, 0.6639, -15.69, 29.48, 23.29, 22.98, 23.01, 22.99, 23.0, 23.0, 23.0, 23.0, 23.0, 23.0, 23.0, 23.0, 23.0, 23.0, 23.0, 23.0], "yaxis": "y"}], "layout": {"legend": {"title": {"text": "variable"}, "tracegroupgap": 0}, "title": {"text": "Soggetto 2"}, "xaxis": {"anchor": "y", "domain": [0, 1], "title": {"text": "index"}}, "yaxis": {"anchor": "x", "domain": [0, 1], "title": {"text": "value"}}}}
